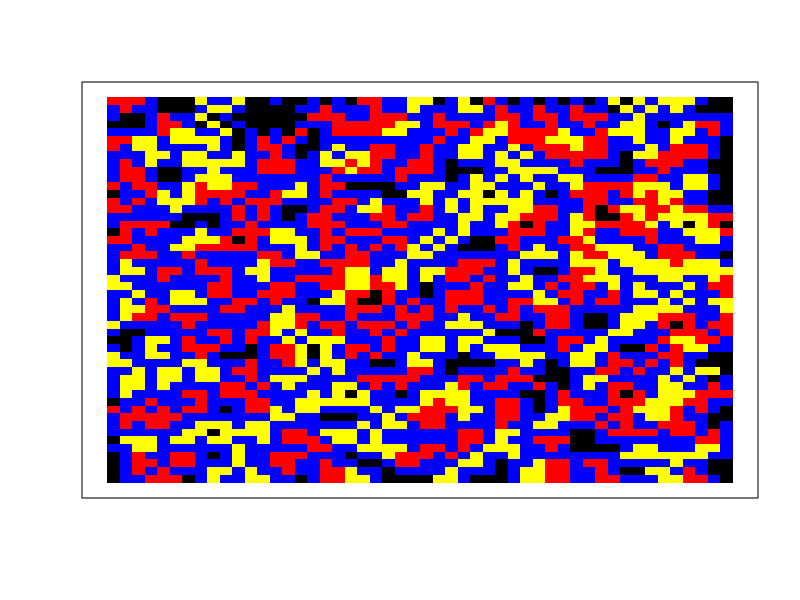
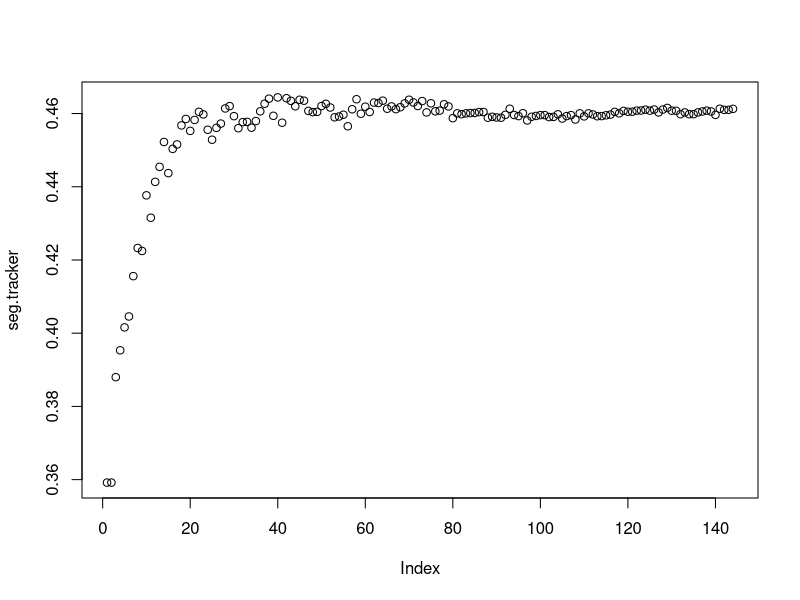

Recreate these plots in R, in order.

#Variation of the Schelling Model with a 3rd group added and max similarity variable.

# model parameters ####
rows <- 50 
cols <- 50
proportion.group.1 <- .35 # proportion of red agents
proportion.group.2 <- .35
empty <- .3 # proportion of grid that will be empty space
min.similarity <- 2/8 # minimum proportion of neighbors that are the same type to not move
max.similarity <- 6/8 # maximum proportion of neighbors that are the same type to not move
# create.grid ####
# generates a rows x column matrix and randomly places the initial population
# values in the matrix are either 0, 1, or 2
# if 0, the space is empty
# 1 and 2 represent the two different groups
create.grid <- function(rows, cols, proportion.group.1, proportion.group.2, empty){
  pop.size.group.1 <- (rows*cols)*(1-empty)*proportion.group.1
  pop.size.group.2 <- (rows*cols)*(1-empty)*(1-proportion.group.1)
  pop.size.group.3 <- (rows*cols)*(1-empty)*(1-proportion.group.1-proportion.group.2)
  
  initial.population <- sample(c(
    rep(1, pop.size.group.1), 
    rep(2, pop.size.group.2),
    rep(3, pop.size.group.3),
    rep(0, (rows*cols)-pop.size.group.1-pop.size.group.2-pop.size.group.3)
  ))
  grid <- matrix(initial.population, nrow=rows, ncol=cols)
}

# visualize.grid ####
# outputs a visualization of the grid, with red squares representing group 1,
# blue squares group 2, and black squares empty locations.
visualize.grid <- function(grid){
  image(grid, col=c('black','red','blue', 'yellow'), xaxs=NULL, yaxs=NULL, xaxt='n', yaxt='n')
}

# empty.locations ####
# returns all the locations in the grid that are empty
# output is an N x 2 array, with N equal to the number of empty locations
# the 2 columns contain the row and column of the empty location.
empty.locations <- function(grid){
  return(which(grid==0, arr.ind=T))
}

# similarity.to.center ####
# takes a grid and the center.val of that grid and returns
# the proportion of cells that are the same as the center,
# ignoring empty cells. the center.val must be specified
# manually in case the grid has an even number of rows or 
# columns
similarity.to.center <- function(grid.subset, center.val){
  if(center.val == 0){ return(NA) }
  same <- sum(grid.subset==center.val) - 1
  not.same <- sum(grid.subset!=center.val) - sum(grid.subset==0)
  return(same/(same+not.same))
}

# segregation ####
# computes the proportion of neighbors who are from the same group
segregation <- function(grid){
  same.count <- 0
  diff.count <- 0
  for(row in 1:(nrow(grid)-1)){
    for(col in 1:(ncol(grid)-1)){
      if(grid[row,col] != 0 && grid[row+1,col+1] != 0){
        if(grid[row,col] != grid[row+1,col+1]){
          diff.count <- diff.count + 1
        } else {
          same.count <- same.count + 1
        }
      }
    }
  }
  return(same.count / (same.count + diff.count))
}

# unhappy.agents ####
# takes a grid and a minimum similarity threshold and computes
# a list of all of the agents that are unhappy with their 
# current location. the output is N x 2, with N equal to the
# number of unhappy agents and the columns representing the 
# location (row, col) of the unhappy agent in the grid
unhappy.agents <- function(grid, min.similarity, max.similarity){
  grid.copy <- grid
  for(row in 1:rows){
    for(col in 1:cols){
      similarity.score <- similarity.to.center(grid[max(0, row-1):min(rows,row+1), max(0,col-1):min(cols,col+1)], grid[row,col])
      if(is.na(similarity.score)){
        grid.copy[row,col] <- NA
      } else {
        grid.copy[row,col] <- (similarity.score >= min.similarity && similarity.score <= max.similarity)
      }
    }
  }
  return(which(grid.copy==FALSE, arr.ind = T))
}

# one.round ####
# runs a single round of the simulation. the round starts by finding
# all of the unhappy agents and empty spaces. then unhappy agents are randomly
# assigned to a new empty location. a new grid is generated to reflect all of
# the moves that took place.
one.round <- function(grid, min.similarity, max.similarity){
  #new.grid <- grid
  empty.spaces <- empty.locations(grid)
  unhappy <- unhappy.agents(grid, min.similarity, max.similarity)
  empty.spaces <- empty.spaces[ sample(1:nrow(empty.spaces)), ]
  for(i in 1:nrow(empty.spaces)) {
    if(i > nrow(unhappy)) {break; }
    grid[empty.spaces[i,1], empty.spaces[i,2]] <- grid[unhappy[i,1], unhappy[i,2]]
    grid[unhappy[i,1], unhappy[i,2]] <- 0
  }
  return(grid)
}

# running the simulation ####
done <- FALSE # a variable to keep track of whether the simulation is complete
grid <- create.grid(rows, cols, proportion.group.1, proportion.group.2, empty)
seg.tracker <- c(segregation(grid)) # keeping a running tally of the segregation scores for each round
while(!done){
  new.grid <- one.round(grid, min.similarity, max.similarity) # run one round of the simulation, and store output in new.grid
  seg.tracker <- c(seg.tracker, segregation(grid)) # calculate segregation score and add to running list
  if(all(new.grid == grid)){ # check if the new.grid is identical to the last grid
    done <- TRUE # if it is, simulation is over -- no agents want to move
  } else {
    grid <- new.grid # otherwise, replace grid with new.grid, and loop again.
  }
}
layout(1) # change graphics device to have two plots
visualize.grid(grid) # show resulting grid
plot(seg.tracker) # plot segregation over time